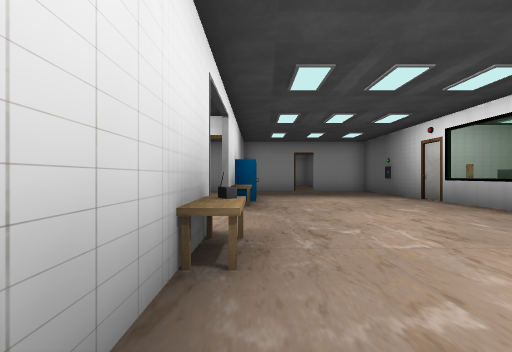
view 1 (above)

19 first-person views from a walk through a scene from a Unity 3-D project. The camera is 1.2 m above the floor, looks level and sees 85° across. Doors are open. The floor is counted in squares, 2 m on a side. Each view is taken from the middle of a square. On the plan, view 1 faces up. The plan holds only what a view shows up to about 9 squares ahead; the rest is blank. The place goes on beyond the plan. The player is left out. Some animated figures are not drawn. Some surface patterns are stand-ins.

view 2
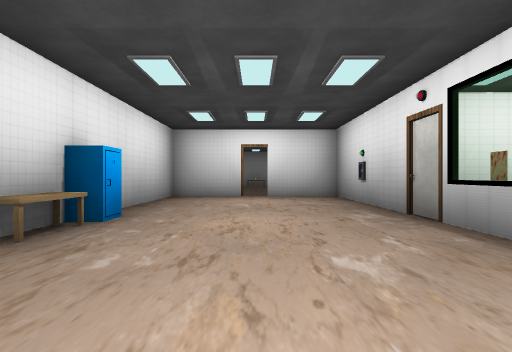

view 3
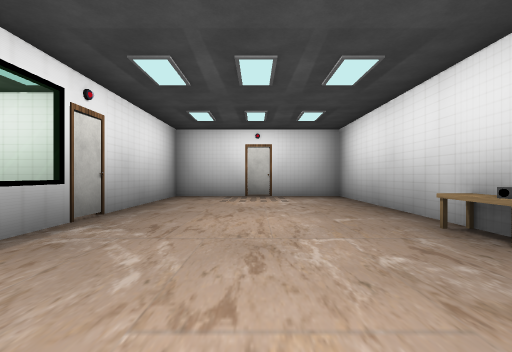

view 4
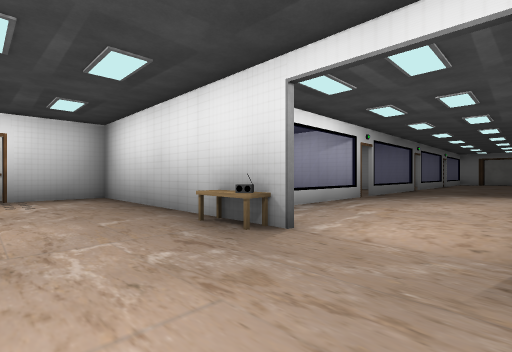

view 5
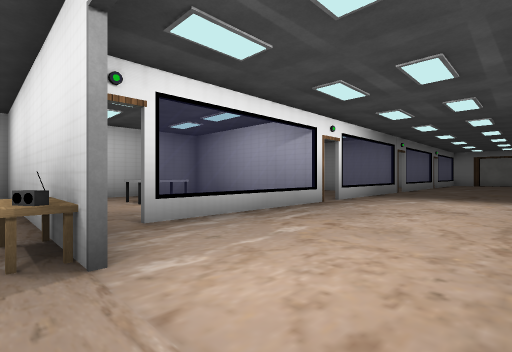

view 6
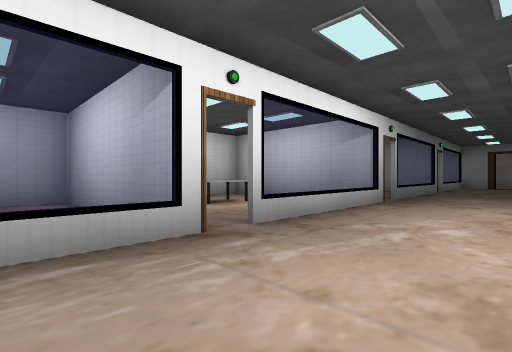

view 7
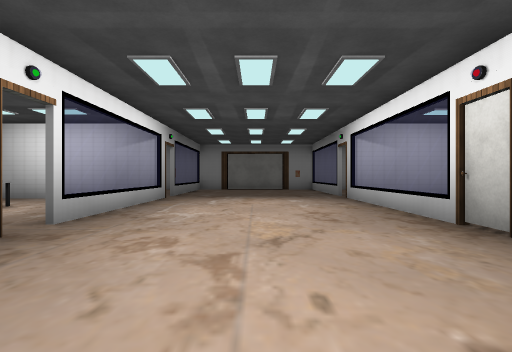

view 8
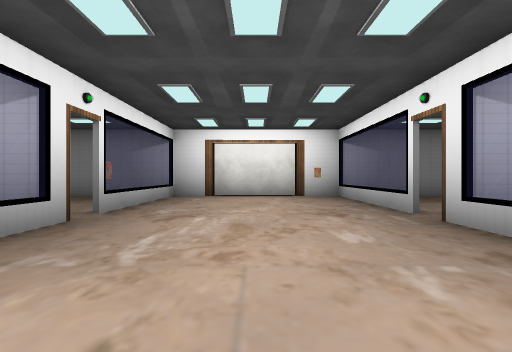

view 9
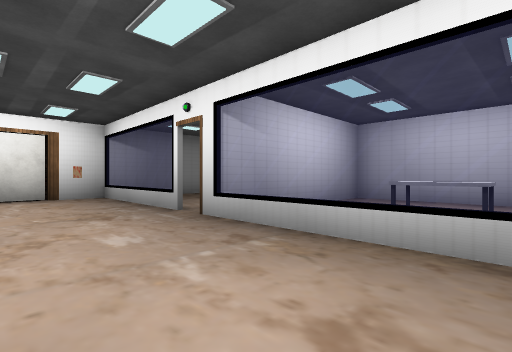

view 10
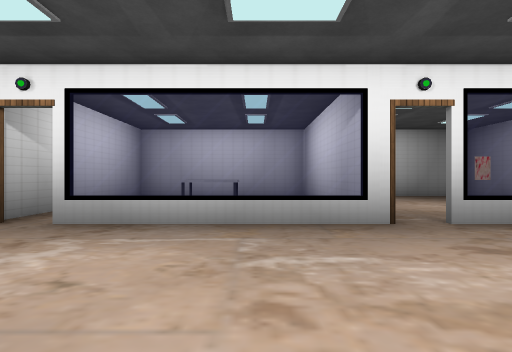

view 11
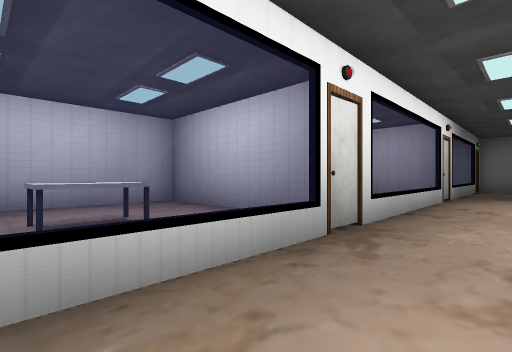

view 12
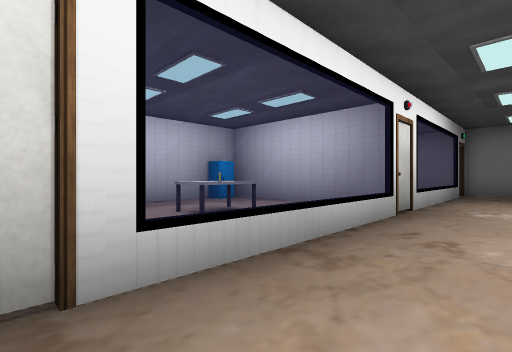

view 13
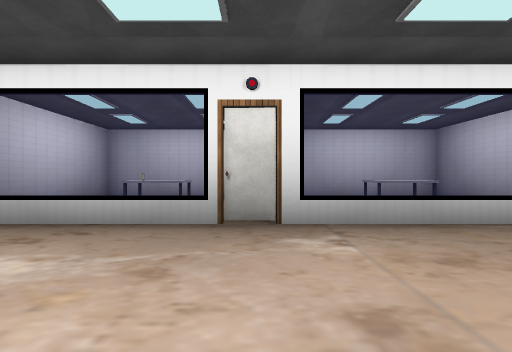

view 14
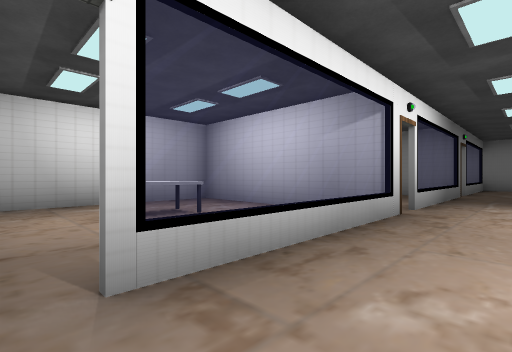

view 15
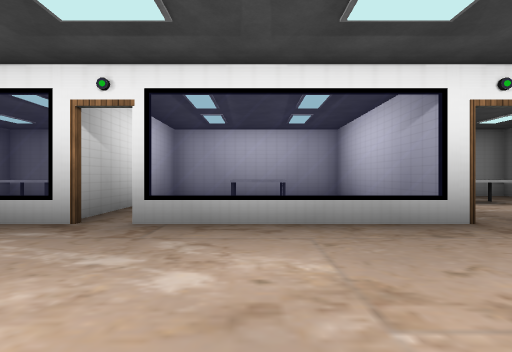

view 16
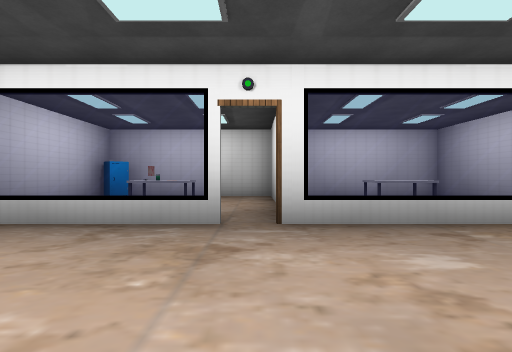

view 17
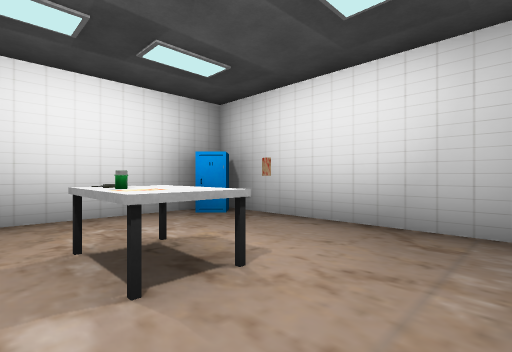

view 18
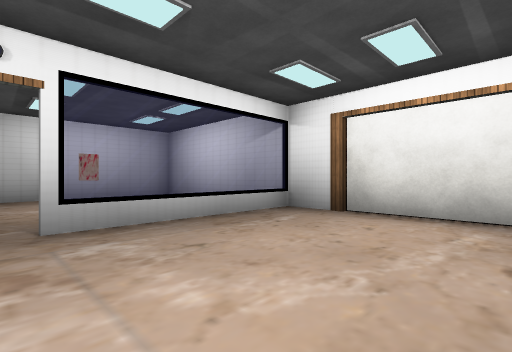

view 19
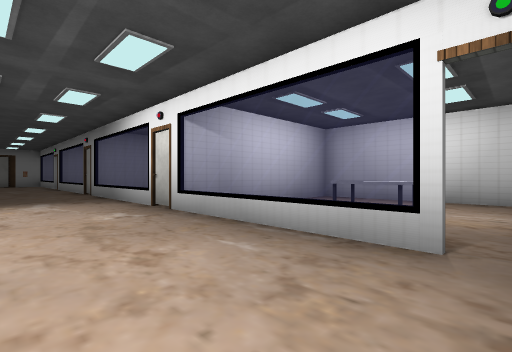

### Floor plan
Ten units are one square. View 1 is at (0, 0); x grows to the right and y downward. Boxes are objects, and circles mark ways between rooms. Rooms are numbered by the first view taken in them; rooms with no view inside come last. Other rooms are left out.
<svg viewBox="-210 -120 270 160">
<path fill="none" stroke="#000" d="M-5 -31 -5 35M44 -54 44 -114 24 -114M16 -114 -9 -114M-5 -114 -5 -51M-10 34 44 34 44 -25M-6 -28 -1 -28 -1 -18 -5 -18M-108 -15 -64 -15M-158 -15 -114 -15M-58 -15 -15 -15M-164 -65 -204 -65M-205 -15 -164 -15M-204 -71 -204 -11M-14 -65 -158 -65M-204 -106 -204 -71M-155 -95 -155 -114M-149 -114 -199 -114M-204 -11 -204 34 -162 34M-104 34 -55 34 -55 -11M-105 -15 -105 35M-88 9 -74 9M-105 -72 -105 -114M-154 -114 -154 -65M-104 -114 -149 -114M-124 -85 -136 -85 -136 -94M-64 -114 -104 -114M-55 -68 -55 -114M-105 -114 -105 -65M-6 -89 -6 -114M-9 -114 -54 -114 -54 -65M-24 -91 -24 -85 -36 -85 -36 -94M-154 -15 -154 34 -104 34M-105 35 -105 -12M-136 9 -124 9M-55 34 -10 34M-54 -15 -54 34M-36 9 -24 9 -24 18"/>
<rect x="-5" y="-35" width="10" height="10" fill="#bbb"><title>other object</title></rect>
<rect x="-5" y="-65" width="10" height="10" fill="#bbb"><title>other object</title></rect>
<rect x="-5" y="-75" width="10" height="10" fill="#bbb"><title>other object</title></rect>
<rect x="45" y="-55" width="10" height="10" fill="#bbb"><title>other object</title></rect>
<rect x="-205" y="-115" width="10" height="10" fill="#bbb"><title>other object</title></rect>
<rect x="-185" y="-95" width="10" height="10" fill="#bbb"><title>other object</title></rect>
<rect x="-85" y="-95" width="10" height="10" fill="#bbb"><title>other object</title></rect>
<circle cx="-10" cy="-15" r="3" fill="#2a7"/>
<circle cx="-10" cy="-40" r="3" fill="#2a7"/>
<circle cx="-10" cy="-65" r="3" fill="#2a7"/>
<circle cx="-160" cy="-65" r="3" fill="#2a7"/>
<text x="20" y="-40">1</text>
<text x="-110" y="-40">2</text>
<text x="-180" y="-100">3</text>
<text x="-180" y="10">4</text>
<text x="-80" y="10">5</text>
<text x="-130" y="-90">6</text>
<text x="-80" y="-90">7</text>
<text x="-30" y="-90">8</text>
<text x="-130" y="10">9</text>
<text x="-30" y="10">10</text>
</svg>
Room 1 opens to room 2. Room 2 opens to room 3.

Where each view was taken, in squares from view 1:
view 1: 0 up, 0 right, facing up
view 2: 3 up, 2 right, facing up
view 3: 5 up, 2 right, facing down
view 4: 5 up, 2 right, facing down-left
view 5: 5 up, 0 right, facing down-left
view 6: 4 up, 4 left, facing down-left
view 7: 4 up, 8 left, facing left
view 8: 4 up, 12 left, facing left
view 9: 4 up, 12 left, facing up-left
view 10: 5 up, 14 left, facing down
view 11: 5 up, 14 left, facing up-right
view 12: 5 up, 11 left, facing up-right
view 13: 3 up, 6 left, facing up
view 14: 3 up, 6 left, facing down-left
view 15: 5 up, 8 left, facing down
view 16: 3 up, 16 left, facing up
view 17: 8 up, 16 left, facing up-left
view 18: 5 up, 16 left, facing down-left
view 19: 4 up, 1 left, facing up-left
